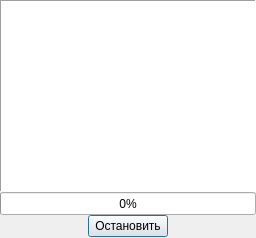
<?xml version="1.0" encoding="UTF-8"?>
<ui version="4.0">
 <class>ProgressBarDialog</class>
 <widget class="QDialog" name="ProgressBarDialog">
  <property name="geometry">
   <rect>
    <x>0</x>
    <y>0</y>
    <width>256</width>
    <height>238</height>
   </rect>
  </property>
  <property name="sizePolicy">
   <sizepolicy hsizetype="Minimum" vsizetype="Minimum">
    <horstretch>0</horstretch>
    <verstretch>0</verstretch>
   </sizepolicy>
  </property>
  <property name="acceptDrops">
   <bool>false</bool>
  </property>
  <property name="windowTitle">
   <string>Процесс</string>
  </property>
  <property name="sizeGripEnabled">
   <bool>false</bool>
  </property>
  <property name="modal">
   <bool>false</bool>
  </property>
  <layout class="QGridLayout" name="gridLayout">
   <property name="leftMargin">
    <number>0</number>
   </property>
   <property name="topMargin">
    <number>0</number>
   </property>
   <property name="rightMargin">
    <number>0</number>
   </property>
   <property name="bottomMargin">
    <number>0</number>
   </property>
   <property name="spacing">
    <number>0</number>
   </property>
   <item row="2" column="0">
    <widget class="QWidget" name="widget" native="true">
     <property name="enabled">
      <bool>true</bool>
     </property>
     <property name="sizePolicy">
      <sizepolicy hsizetype="Minimum" vsizetype="Minimum">
       <horstretch>0</horstretch>
       <verstretch>0</verstretch>
      </sizepolicy>
     </property>
     <layout class="QHBoxLayout" name="horizontalLayout">
      <property name="spacing">
       <number>0</number>
      </property>
      <property name="leftMargin">
       <number>0</number>
      </property>
      <property name="topMargin">
       <number>0</number>
      </property>
      <property name="rightMargin">
       <number>0</number>
      </property>
      <property name="bottomMargin">
       <number>0</number>
      </property>
      <item>
       <spacer name="horizontalSpacer">
        <property name="orientation">
         <enum>Qt::Horizontal</enum>
        </property>
        <property name="sizeHint" stdset="0">
         <size>
          <width>0</width>
          <height>0</height>
         </size>
        </property>
       </spacer>
      </item>
      <item>
       <widget class="QPushButton" name="pushButton">
        <property name="text">
         <string>Остановить</string>
        </property>
       </widget>
      </item>
      <item>
       <spacer name="horizontalSpacer_2">
        <property name="orientation">
         <enum>Qt::Horizontal</enum>
        </property>
        <property name="sizeHint" stdset="0">
         <size>
          <width>0</width>
          <height>0</height>
         </size>
        </property>
       </spacer>
      </item>
     </layout>
    </widget>
   </item>
   <item row="0" column="0">
    <widget class="QTextEdit" name="textEdit">
     <property name="enabled">
      <bool>true</bool>
     </property>
     <property name="sizePolicy">
      <sizepolicy hsizetype="Minimum" vsizetype="Minimum">
       <horstretch>0</horstretch>
       <verstretch>0</verstretch>
      </sizepolicy>
     </property>
     <property name="frameShape">
      <enum>QFrame::Panel</enum>
     </property>
     <property name="documentTitle">
      <string/>
     </property>
     <property name="readOnly">
      <bool>true</bool>
     </property>
    </widget>
   </item>
   <item row="1" column="0">
    <widget class="QProgressBar" name="progressBar">
     <property name="sizePolicy">
      <sizepolicy hsizetype="Minimum" vsizetype="Minimum">
       <horstretch>0</horstretch>
       <verstretch>0</verstretch>
      </sizepolicy>
     </property>
     <property name="mouseTracking">
      <bool>true</bool>
     </property>
     <property name="focusPolicy">
      <enum>Qt::NoFocus</enum>
     </property>
     <property name="acceptDrops">
      <bool>false</bool>
     </property>
     <property name="layoutDirection">
      <enum>Qt::LeftToRight</enum>
     </property>
     <property name="value">
      <number>0</number>
     </property>
     <property name="alignment">
      <set>Qt::AlignCenter</set>
     </property>
     <property name="orientation">
      <enum>Qt::Horizontal</enum>
     </property>
     <property name="invertedAppearance">
      <bool>false</bool>
     </property>
     <property name="textDirection">
      <enum>QProgressBar::BottomToTop</enum>
     </property>
    </widget>
   </item>
  </layout>
 </widget>
 <resources/>
 <connections/>
</ui>
